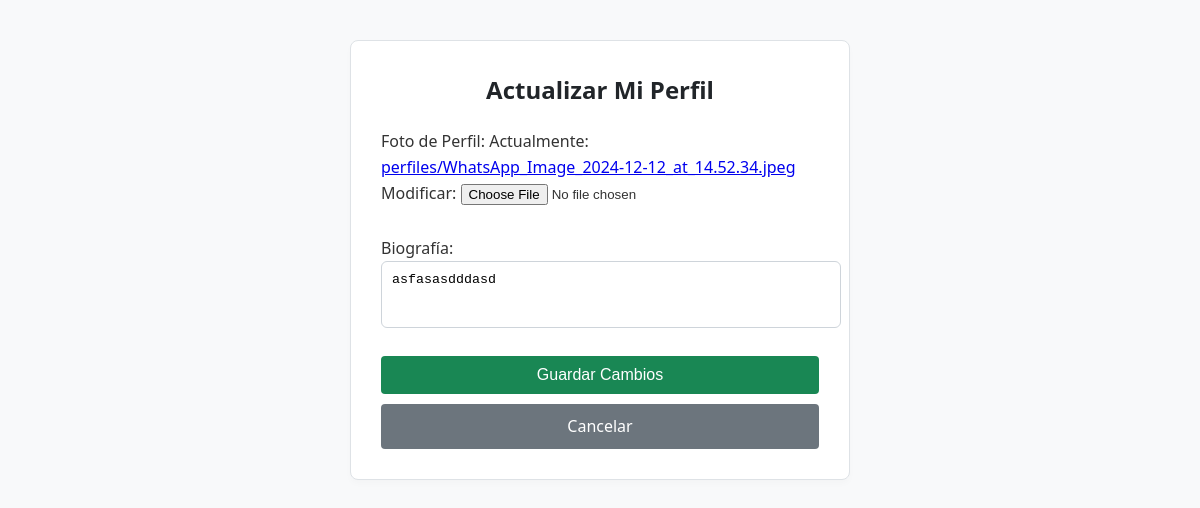
The page /perfil/editar/ (signed in) on the database as committed earlier.
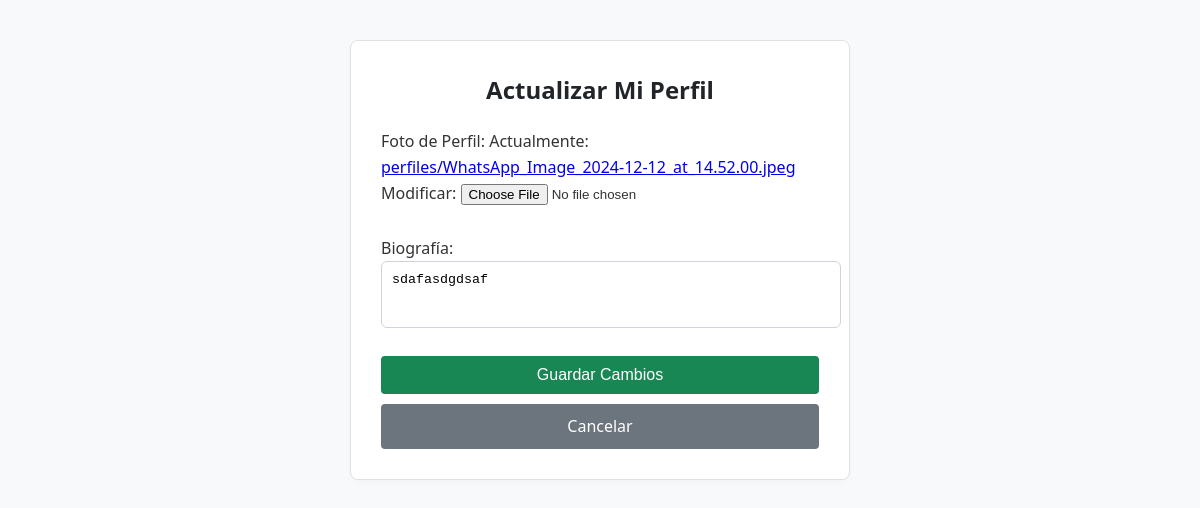
The same page on the database as committed later.
### inicio/models.py (models this page shows, shortened)
class Perfil(models.Model):
    user = models.OneToOneField(User, on_delete=models.CASCADE, related_name='perfil')
    foto = models.ImageField(default='perfiles/default.png', upload_to='perfiles/')
    biografia = models.TextField(max_length=300, blank=True)
    fecha_union = models.DateTimeField(auto_now_add=True)

### inicio/views.py (the view)
# urls.py: path('perfil/editar/', views.editar_perfil, name='editar_perfil'),
@login_required
def editar_perfil(request):
    try:
        perfil = request.user.perfil
    except Perfil.DoesNotExist:
        perfil = Perfil.objects.create(user=request.user)
    if request.method == 'POST':
        form = PerfilForm(request.POST, request.FILES, instance=perfil)
        if form.is_valid():
            form.save()
            return redirect('ver_perfil')
    else:
        form = PerfilForm(instance=perfil)
    return render(request, 'editar_perfil.html', {'form': form})

### inicio/forms.py
class PerfilForm(forms.ModelForm):
    class Meta:
        model = Perfil
        fields = ['foto', 'biografia'] # Los dos campos que el usuario va a poder editar
        widgets = {
            'biografia': forms.Textarea(attrs={
                'rows': 3,
                'placeholder': 'Contanos algo sobre vos para tu perfil...',
                'style': 'width: 100%; padding: 10px; border-radius: 6px; border: 1px solid #ced4da; resize: none;'
            }),
            'foto': forms.ClearableFileInput(attrs={
                'style': 'margin-bottom: 15px;'
            }),
        }
        labels = {
            'foto': 'Foto de Perfil',
            'biografia': 'Biografía',
        }

### inicio/templates/editar_perfil.html (shortened to what this page needs)
<!DOCTYPE html>
<html lang="es">
<head>
</head>
<body>
    <div class="form-card">
        <h2>Actualizar Mi Perfil</h2>
        <form method="post" enctype="multipart/form-data">
            <div class="form-group">
                {{ form.as_p }}
            </div>
            <button type="submit" class="btn-save">Guardar Cambios</button>
            <a href="{% url 'ver_perfil' %}" class="btn-cancel">Cancelar</a>
        </form>
    </div>
</body>
</html>

Rows that differ between the two databases and show on the page:
changed Perfil: biografia "asfasasdddasd" → "sdafasdgdsaf"
Other text that changed with them:
text no longer shown: "Foto de Perfil: Actualmente: perfiles/WhatsApp_Image_2024-12-12_at_14.52.34.jpeg Modificar: Biografía:"
text now shown: "Foto de Perfil: Actualmente: perfiles/WhatsApp_Image_2024-12-12_at_14.52.00.jpeg Modificar: Biografía:"
